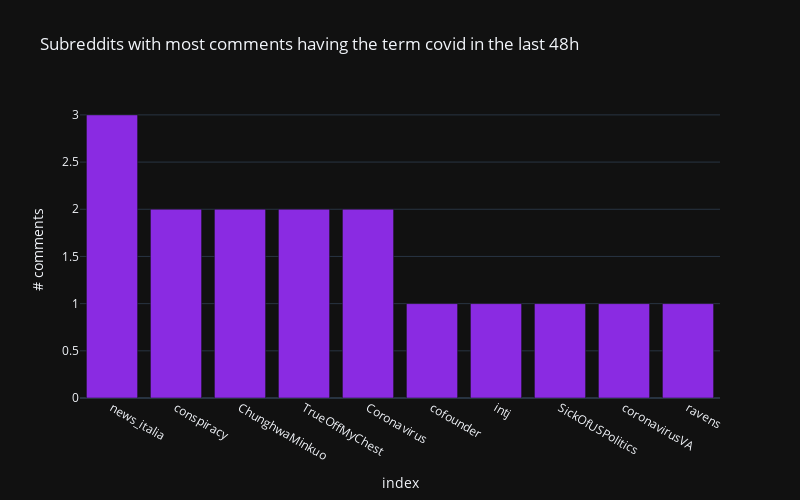

Source (notebook cell):
### Code cell
df_plt= df["subreddit"].value_counts()[0:10] #top 10 subreddits and their counts
x = df_plt.keys() #subreddits
y = df_plt.values #counts
px.bar(df_plt,
       x=x,
       y=y,
       template="plotly_dark",
       title=f"Subreddits with most comments having the term covid in the last 48h",
       labels={"x": "Subreddits", "y": "# comments"},
       color_discrete_sequence=[COMMENT_COLOR],
       height=500,
       width=800)

### Figure 1 — Plotly figure (JSON) as saved in the notebook; plotly's stock layout.template omitted (floating-point values rounded to 4 significant figures)
{"data": [{"alignmentgroup": "True", "hovertemplate": "index=%{x}<br># comments=%{y}<extra></extra>", "legendgroup": "", "marker": {"color": "blueviolet", "pattern": {"shape": ""}}, "name": "", "offsetgroup": "", "orientation": "v", "showlegend": false, "textposition": "auto", "x": ["news_italia", "conspiracy", "ChunghwaMinkuo", "TrueOffMyChest", "Coronavirus", "cofounder", "intj", "SickOfUSPolitics", "coronavirusVA", "ravens"], "xaxis": "x", "y": [3, 2, 2, 2, 2, 1, 1, 1, 1, 1], "yaxis": "y", "type": "bar"}], "layout": {"xaxis": {"anchor": "y", "domain": [0, 1], "title": {"text": "index"}}, "yaxis": {"anchor": "x", "domain": [0, 1], "title": {"text": "# comments"}}, "legend": {"tracegroupgap": 0}, "title": {"text": "Subreddits with most comments having the term covid in the last 48h"}, "barmode": "relative", "height": 500, "width": 800}}
